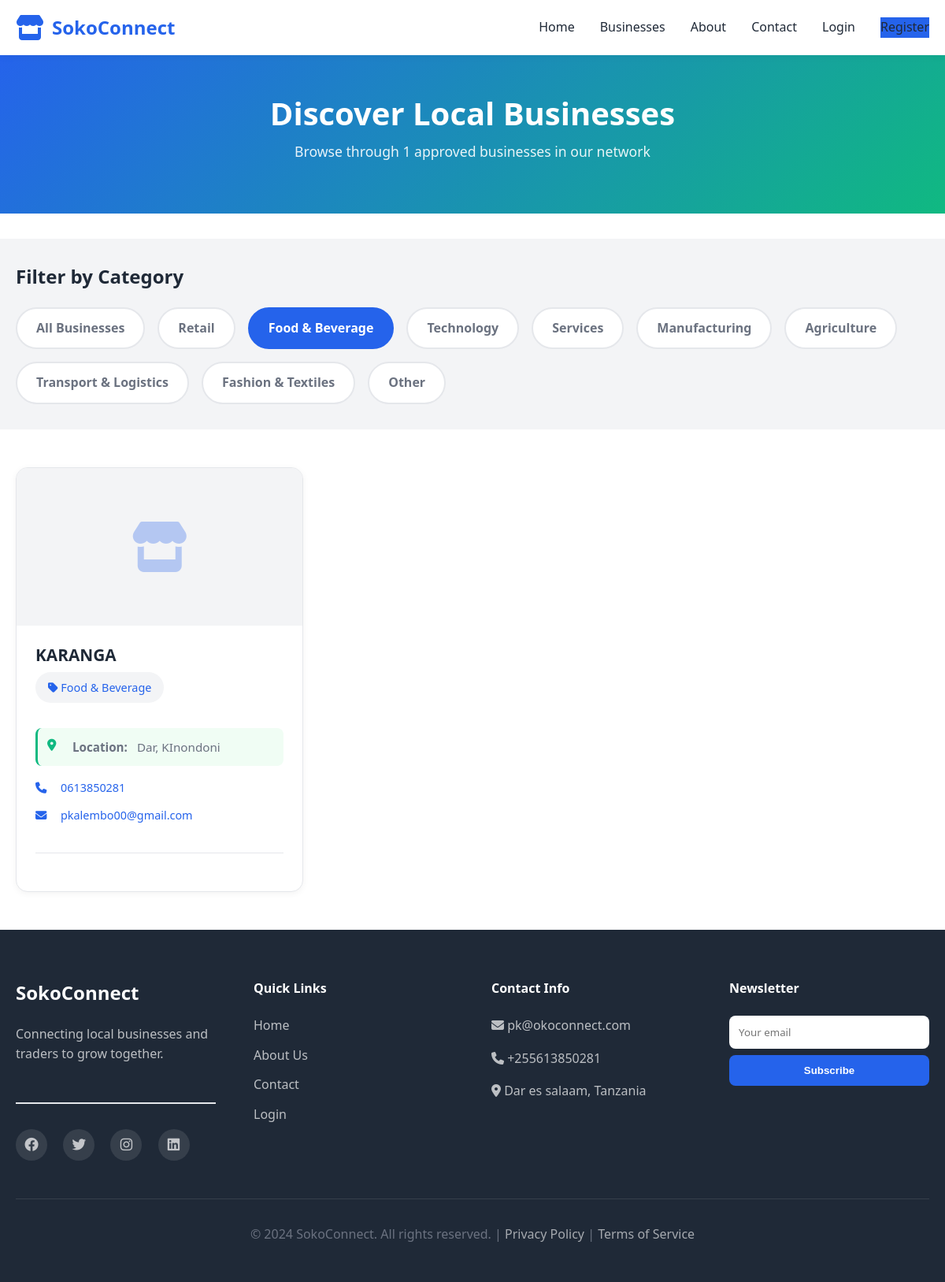
The app's page /listings/?category=food with its own data.
### business/models.py (models this page shows, shortened)
class BusinessListing(models.Model):
    user = models.OneToOneField(User, on_delete=models.CASCADE, related_name='business')
    business_name = models.CharField(max_length=200)
    category = models.CharField(max_length=50, choices=CATEGORY_CHOICES)
    description = models.TextField(blank=True)
    phone = models.CharField(max_length=20)
    email = models.EmailField()
    location = models.CharField(max_length=300, blank=True)
    website = models.URLField(blank=True)
    logo = models.ImageField(upload_to='business_logos/', blank=True, null=True)
    min_price = models.DecimalField(max_digits=10, decimal_places=2, blank=True, null=True, help_text="Minimum price/cost in local currency")
    max_price = models.DecimalField(max_digits=10, decimal_places=2, blank=True, null=True, help_text="Maximum price/cost in local currency")
    price_unit = models.CharField(max_length=100, blank=True, default="per item", help_text="Price unit (e.g., per item, per hour, per kg)")
    requirements = models.TextField(blank=True, help_text="List business requirements, qualifications, or specifications")
    operating_hours = models.CharField(max_length=300, blank=True, help_text="Operating hours (e.g., Mon-Fri 9AM-5PM)")
    status = models.CharField(max_length=20, choices=STATUS_CHOICES, default='draft')
    created_at = models.DateTimeField(auto_now_add=True)
    updated_at = models.DateTimeField(auto_now=True)
    class Meta:
        verbose_name_plural = "Business Listings"

### business/views.py (the view)
# urls.py: path('listings/', views.listings, name='listings'),
def listings(request):
    category_filter = request.GET.get('category', '')
    approved_businesses = BusinessListing.objects.filter(
        status='approved'
    ).select_related('user').order_by('-created_at')
    if category_filter:
        approved_businesses = approved_businesses.filter(category=category_filter)
    context = {
        'page_title': 'Business Listings',
        'businesses': approved_businesses,
        'categories': CATEGORY_CHOICES,
        'selected_category': category_filter,
        'total_businesses': approved_businesses.count(),
    }
    return render(request, 'listings.html', context)

### templates/listings.html (shortened to what this page needs)
{% extends 'base.html' %}
{% load static %}
{% block content %}
<section class="listings-header">
    <div class="container">
        <h1>Discover Local Businesses</h1>
        <p>Browse through {{ total_businesses }} approved businesses in our network</p>
    </div>
</section>
<section class="listings-filter">
    <div class="container">
        <div class="filter-bar">
            <h3>Filter by Category</h3>
            <div class="filter-buttons">
                <a href="{% url 'business:listings' %}"
                   class="filter-btn {% if not selected_category %}active{% endif %}">
                    All Businesses
                </a>
                {% for value, label in categories %}
                    <a href="{% url 'business:listings' %}?category={{ value }}"
                       class="filter-btn {% if selected_category == value %}active{% endif %}">
                        {{ label }}
                    </a>
                {% endfor %}
            </div>
        </div>
    </div>
</section>
<section class="listings-section">
    <div class="container">
        {% if businesses %}
            <div class="listings-grid">
                {% for business in businesses %}
                    <div class="business-card">
                        <div class="business-logo-container">
                            {% if business.logo %}
                                <img src="{{ business.logo.url }}" alt="{{ business.business_name }}" class="business-logo">
                            {% else %}
                                <div class="business-logo-placeholder">
                                    <i class="fas fa-store"></i>
                                </div>
                            {% endif %}
                        </div>
                        <div class="business-info">
                            <div class="business-header">
                                <h3>{{ business.business_name }}</h3>
                                <span class="business-category">
                                    <i class="fas fa-tag"></i> {{ business.get_category_display }}
                                </span>
                            </div>
                            {% if business.location %}
                                <div class="business-location">
                                    <i class="fas fa-map-marker-alt"></i>
                                    <strong>Location:</strong> {{ business.location }}
                                </div>
                            {% endif %}
                            <div class="business-contact">
                                <div class="contact-item">
                                    <i class="fas fa-phone"></i>
                                    <a href="tel:{{ business.phone }}">{{ business.phone }}</a>
                                </div>
                                <div class="contact-item">
                                    <i class="fas fa-envelope"></i>
                                    <a href="mailto:{{ business.email }}">{{ business.email }}</a>
                                </div>
                            </div>
                        </div>
                    </div>
                {% endfor %}
            </div>
        {% endif %}
    </div>
</section>
{% endblock %}

### static/css/style.css (style rules this page uses)
* { margin: 0; padding: 0; box-sizing: border-box; }
:root { --primary-color: #2563eb; --secondary-color: #10b981; --dark-color: #1f2937; --light-color: #f3f4f6; --gray-color: #6b7280; --border-color: #e5e7eb; --shadow: 0 10px 30px rgba(0, 0, 0, 0.1); --transition: all 0.3s ease; }
html { scroll-behavior: smooth; }
body { font-family: 'Segoe UI', Tahoma, Geneva, Verdana, sans-serif; line-height: 1.6; color: var(--dark-color); background-color: #ffffff; }
.container { max-width: 1200px; margin: 0 auto; padding: 0 20px; }
h1, h2, h3, h4, h5, h6 { font-weight: 700; margin-bottom: 1rem; line-height: 1.3; }
h1 { font-size: 3rem; color: var(--dark-color); }
h3 { font-size: 1.5rem; color: var(--dark-color); }
p { margin-bottom: 1rem; color: var(--gray-color); }
a { color: var(--primary-color); text-decoration: none; transition: var(--transition); }

### templates/listings.html (style rules this page uses)
.listings-header { background: linear-gradient(135deg, var(--primary-color) 0%, var(--secondary-color) 100%); color: white; padding: 3rem 0; text-align: center; margin-bottom: 2rem; }
.listings-header h1 { font-size: 2.5rem; margin-bottom: 0.5rem; color: white; }
.listings-header p { font-size: 1.1rem; color: rgba(255, 255, 255, 0.9); }
.listings-filter { background: var(--light-color); padding: 2rem 0; margin-bottom: 3rem; }
.filter-bar h3 { margin-bottom: 1.5rem; color: var(--dark-color); }
.filter-buttons { display: flex; flex-wrap: wrap; gap: 1rem; }
.filter-btn { padding: 0.75rem 1.5rem; border: 2px solid var(--border-color); border-radius: 50px; background: white; color: var(--gray-color); text-decoration: none; font-weight: 600; transition: var(--transition); cursor: pointer; }
.filter-btn.active { background: var(--primary-color); color: white; border-color: var(--primary-color); }
.listings-grid { display: grid; grid-template-columns: repeat(auto-fill, minmax(350px, 1fr)); gap: 2rem; margin-bottom: 3rem; }
.business-card { background: white; border: 1px solid var(--border-color); border-radius: 15px; overflow: hidden; transition: var(--transition); box-shadow: 0 2px 8px rgba(0, 0, 0, 0.05); }
.business-logo-container { width: 100%; height: 200px; background: var(--light-color); display: flex; align-items: center; justify-content: center; overflow: hidden; }
.business-logo-placeholder { font-size: 4rem; color: var(--primary-color); opacity: 0.3; }
.business-info { padding: 1.5rem; }
.business-info h3 { font-size: 1.3rem; margin-bottom: 0.5rem; color: var(--dark-color); }
.business-category { display: inline-block; background: var(--light-color); color: var(--primary-color); padding: 0.5rem 1rem; border-radius: 20px; font-size: 0.9rem; margin-bottom: 1rem; }
.business-contact { margin-bottom: 1.5rem; padding-bottom: 1.5rem; border-bottom: 1px solid var(--border-color); }
.contact-item { display: flex; align-items: center; margin-bottom: 0.75rem; color: var(--gray-color); font-size: 0.9rem; }
.contact-item i { width: 20px; margin-right: 0.75rem; color: var(--primary-color); }
.contact-item a { color: var(--primary-color); text-decoration: none; }
.business-location { display: flex; align-items: flex-start; gap: 0.75rem; margin-bottom: 1rem; color: var(--gray-color); font-size: 0.95rem; padding: 0.75rem; background: #f0fdf4; border-radius: 8px; border-left: 3px solid #10b981; }
.business-location i { color: #10b981; width: 20px; margin-top: 2px; flex-shrink: 0; }
.business-header { margin-bottom: 1rem; }

### records on screen
BusinessListing: business_name "KARANGA", category "Food & Beverage", location "Dar, KInondoni", phone "0613850281", email "pkalembo00@gmail.com"

### other values on screen
{{ total_businesses }} "1"
{{ label }} "Retail" "Food & Beverage" "Technology" "Services" "Manufacturing" "Agriculture" "Transport & Logistics" "Fashion & Textiles" "Other"
